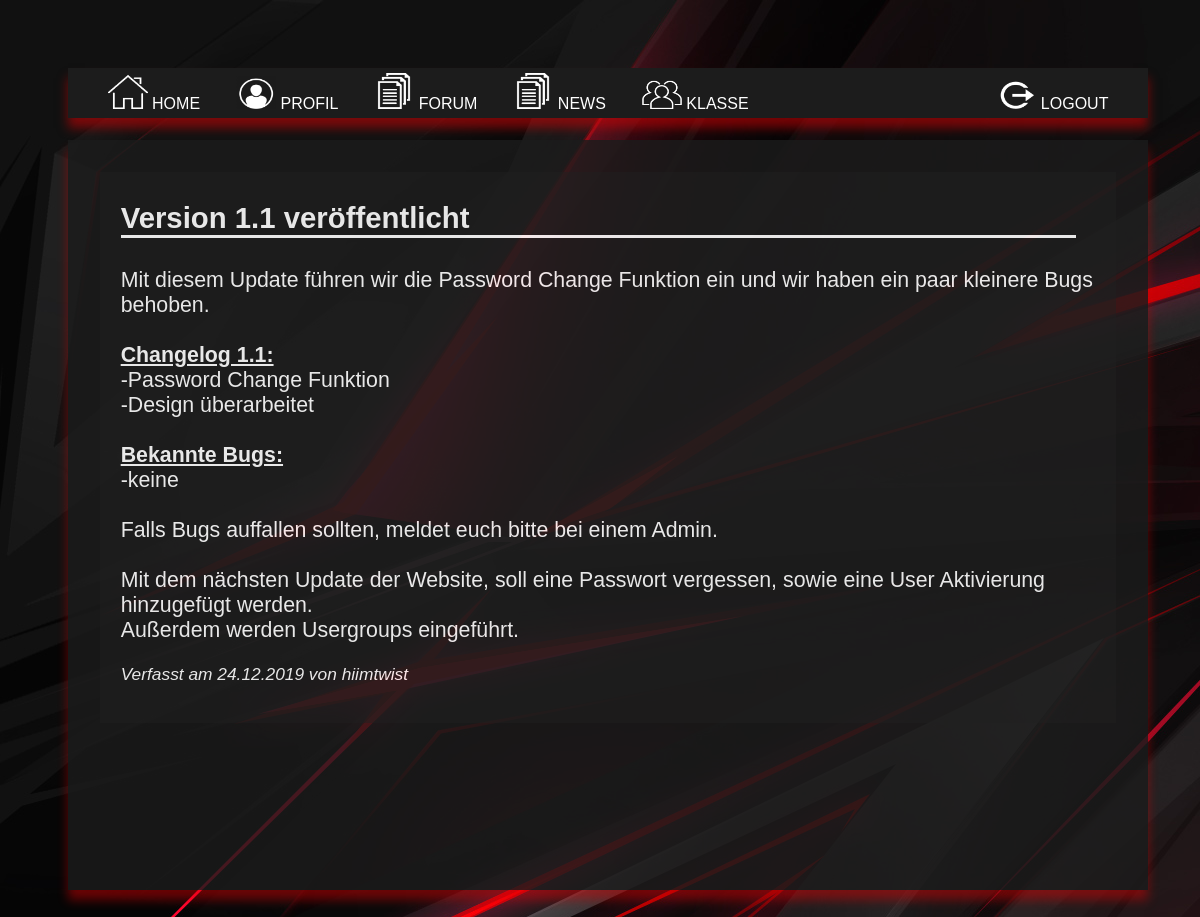
/index.php?page=news&title=Version 1.1 veröffentlicht (signed in), run on the app's committed database.
### tables this page shows
CREATE TABLE `news` (
  `n_id` int(100) NOT NULL,
  `n_eintrag` varchar(100) NOT NULL,
  `n_datum` varchar(50) NOT NULL,
  `n_autor` varchar(50) NOT NULL,
  `n_text` text NOT NULL
);

### htdocs/News.php (the view, shortened to what this page needs)
<div id="reglog">
	<div id="news_start">
		<div id="startnews">
		<?php
			$nid = $_GET["title"];
			$connect = new mysqli('localhost', 'root', 'aneLX1smurf!','user');
			$connect->set_charset("utf8");
			$abfrage = "Select n_eintrag,n_text,n_datum,n_autor from news where n_eintrag='$nid'";
			$ergebnis = $connect->query($abfrage);
			if($ergebnis->num_rows> 0){
				while($row=$ergebnis->fetch_assoc()) {
					$i = 1;
					$news[$i] = array($row["n_eintrag"],$row["n_text"],$row["n_datum"],$row["n_autor"]);
					$date = date_create($news[$i][2]);
					$datum = date_format($date, 'd.m.Y');
					echo '<p style="font-size: 22pt; border-bottom: solid; width: 96%;"><b>'.$news[$i][0].'</b></p>
					<p style="font-size: 16pt;">'.$news[$i][1].'</p>
					<p style="font-size: 13pt;"><i>Verfasst am '.$datum.' von '.$news[$i][3].'</i></p>';
				}
			}
		?>
		</div>
	</div>
</div>

### htdocs/media/style.css (style rules this page uses)
body { background-image: url("background.jpg"); background-repeat:no-repeat; }
#reglog { position: relative; background-color: rgb(28,28,28, 0.9); opacity: 0.9; width: 100%; float: left; margin-top: 2%; font-family: arial; color: rgba(225, 0, 4, 0.5); font-size: 14pt; height: 750px; z-index: 1; box-shadow: 0 10px 10px rgba(225, 0, 4, 0.5); }
#news_start { position: relative; background-color: rgb(30,30,30); color: white; margin-left: 3%; margin-top: 3%; float: left; width: 94%; box-sizing: border-box; height: auto; z-index: 2; }
#startnews { padding: 0 0 2% 2%; float: left; height: 85%; width: 98%; z-index: 3; overflow: auto; }

### data on the page
news: n_eintrag "Version 1.1 veröffentlicht", n_text "Mit diesem Update führen wir die Password Change Funktion ein und wir haben ein paar kleinere Bugs behoben. Changelog 1.1: -Password Change Funktion -Design überarbeitet Bekannte Bugs: -keine Falls Bugs auffallen sollten, meldet euch bitte bei einem Admin. Mit dem nächsten Update der Website, soll eine Passwort vergessen, sowie eine User Aktivierung hinzugefügt werden. Außerdem werden Usergroups eingeführt.", n_datum "24.12.2019", n_autor "hiimtwist"
